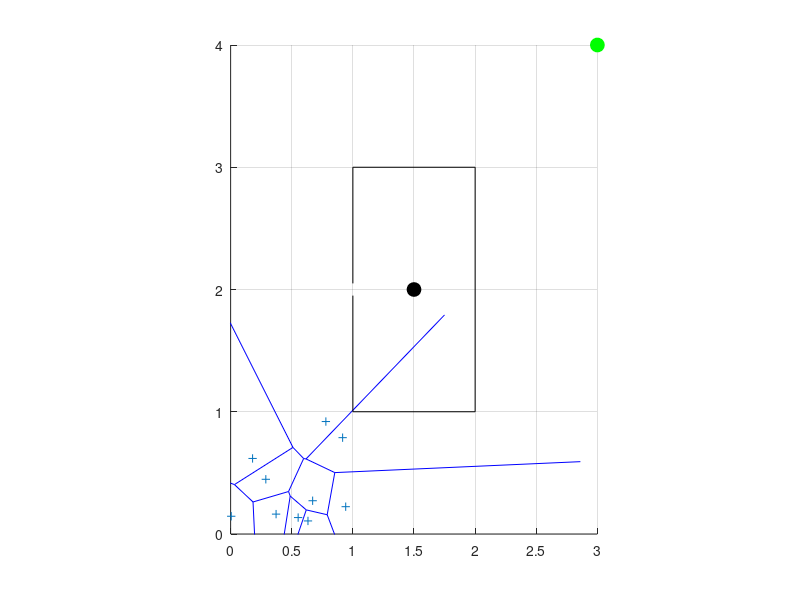

This figure's MATLAB source: (Note: this script raises an error after producing the figure.)
%~~~~ 
% Avoid-Density exploration yield a better result. However, due to random
% sampling around the furthest node can sometimes create a dense area,
% blocking the way out.
%~~~~ 
clear all; close all; clc
x = gallery('uniformdata',[1 10],0);
y = gallery('uniformdata',[1 10],1);
[vx,vy] = voronoi(x,y);

figure
hold on
voronoi(x,y);
% scatter(vx(:),vy(:),12,'r','filled')

axis equal

%% RRT-density loop:
for mm = 1:100
clear all; close all;

K=2000;
xMin=0; xMax=3;
yMin=0; yMax=4;

xInit=1.5; yInit=2; %initial point for planner
xGoal=xMax; yGoal=yMax; %goal for planner
thresh=0.25;           %acceptable threshold for solution

constraints = [5 3.05 5  4;
               5  4  6  4;
               6  4  6  2;
               6  2  5  2;
               5  2  5 2.95];
           
constraints = constraints + [-4 -1 -4 -1];           

tree.vertex(1).x = xInit;
tree.vertex(1).y = yInit;
tree.vertex(1).xPrev = xInit;
tree.vertex(1).yPrev = yInit;
tree.vertex(1).indPrev = 0;
tree.vertex(1).TotalDens = 0;

figure(1); hold on; grid on;
line([constraints(:,1)';constraints(:,3)'],[constraints(:,2)';constraints(:,4)'],'Color','k');
plot(xInit, yInit, 'ko', 'MarkerSize',10, 'MarkerFaceColor','k');
plot(xGoal, yGoal, 'go', 'MarkerSize',10, 'MarkerFaceColor','g');
axis([0 3 0 4]);

xFree = xInit;
yFree = yInit;

for iter = 2:K
%     xRand = (xMax-xMin)*rand;
%     yRand = (yMax-yMin)*rand;
    % Randomize a new seed
    [xRand,yRand] = local_randomizer(xFree,yFree,0.5,1);
    plot_rand = plot(xRand, yRand, 'ro', 'MarkerSize',5, 'MarkerFaceColor','r');
    drawnow;
%     pause(0.5);
    
    % Find the nearest node 
    dist = Inf*ones(1,length(tree.vertex));
    for j = 1:length(tree.vertex)
        dist(j) = sqrt( (xRand-tree.vertex(j).x)^2 + (yRand-tree.vertex(j).y)^2 );
    end
    [val, ind] = min(dist);
    
    xNearest = tree.vertex(ind).x;
    yNearest = tree.vertex(ind).y;
    tree.vertex(iter).xPrev = xNearest;
    tree.vertex(iter).yPrev = yNearest;
    tree.vertex(iter).indPrev = ind; 
    tree.vertex(iter).TotalDens = 0;

    % Check intersection with the constraint 
    out = lineSegmentIntersect(constraints,[xNearest,yNearest,xRand,yRand]);    
    intersect = find(out.intAdjacencyMatrix==1);
    
    if isempty(intersect)==1
        tree.vertex(iter).x = xRand; 
        tree.vertex(iter).y = yRand;
    else
        a = min(out.intNormalizedDistance2To1(intersect));
        if a>0.01
            a = a - 0.01;
            z = a*[xRand;yRand]+(1-a)*[xNearest;yNearest];
            tree.vertex(iter).x = z(1); 
            tree.vertex(iter).y = z(2); 
        else
            tree.vertex(iter).x = xNearest; 
            tree.vertex(iter).y = yNearest; 
        end
    end    
    
    plot([tree.vertex(iter).x; tree.vertex(ind).x],[tree.vertex(iter).y; tree.vertex(ind).y], 'r');
    delete(plot_rand)
%     if sqrt( (tree.vertex(iter).x-xGoal)^2 + (tree.vertex(iter).y-yGoal)^2 ) <= thresh
%         iter
%         break
%     end   
    if tree.vertex(iter).x < 0.99
%         iter
        break
    end
    
    % Update density and return the freest node 
    densMin = Inf;
    for k = 1:iter-1    
        dens_iter_k = density([tree.vertex(iter).x;tree.vertex(iter).y], [tree.vertex(k).x;tree.vertex(k).y]);
        tree.vertex(iter).TotalDens = tree.vertex(iter).TotalDens + dens_iter_k;
        tree.vertex(k).TotalDens = tree.vertex(k).TotalDens + dens_iter_k;
        if tree.vertex(k).TotalDens < densMin
            densMin = tree.vertex(k).TotalDens;
            indexFree = k;
        end
    end
    if tree.vertex(iter).TotalDens < densMin
        densMin = tree.vertex(iter).TotalDens;
        indexFree = iter;
    end
    
    xFree = tree.vertex(indexFree).x;
    yFree = tree.vertex(indexFree).y;
    
%     pause(0.5);
end
iter
end
CCC

if iter < K
    path.pos(1).x = xGoal; path.pos(1).y = yGoal;
    path.pos(2).x = tree.vertex(end).x; path.pos(2).y = tree.vertex(end).y;
    pathIndex = tree.vertex(end).indPrev;

    j=0;
    while 1
        path.pos(j+3).x = tree.vertex(pathIndex).x;
        path.pos(j+3).y = tree.vertex(pathIndex).y;
        pathIndex = tree.vertex(pathIndex).indPrev;
        if pathIndex == 1
            break
        end
        j=j+1;
    end

    path.pos(end+1).x = xInit; path.pos(end).y = yInit;

    for j = 2:length(path.pos)
        plot([path.pos(j).x; path.pos(j-1).x;], [path.pos(j).y; path.pos(j-1).y], 'b', 'Linewidth', 3);
    %     plot([tree.vertex(i).x; tree.vertex(ind).x],[tree.vertex(i).y; tree.vertex(ind).y], 'r');
    %     pause(0);
    end
else
    disp('No path found. Increase number of iterations and retry.');
end

%%
n=10000;
R=1;
x0 = 1;
y0 = 1;
local_randomizer(x0,y0,R,n)

function [x,y] = local_randomizer(x0,y0,R,n)
 t = 2*pi*rand(n,1);
 r = R*sqrt(rand(n,1));
 x = x0 + r.*cos(t);
 y = y0 + r.*sin(t);
%  scatter(x,y,15,'r','filled')
end

function density_value = density(x,y)
dist = norm(x-y);

if dist < 0.01
    density_value = 100;
else
    density_value = 1/dist;
end

end


